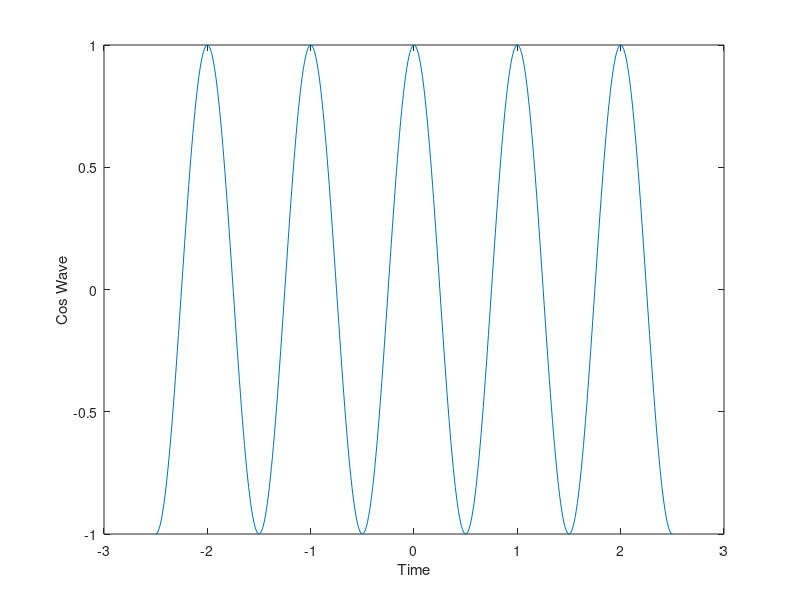

Reproduce this figure in MATLAB.
%Introductory MATLAB Q/A Session_3rd May 2021

N = 500;

%Continous domain to digital domain, we need samplers, Fs
Fs = 100;

% Signal Attributes
f = 1;
%-250 to 250 (needed)
%start ? -125

%end ? 125
%500/2 = 250, 250/Fs = 2.5
t = (-N/2 : N/2)*(1/Fs);

%Signal
y = cos(2*pi*f*t);

plot(t, y)
xlabel('Time')
ylabel('Cos Wave')



